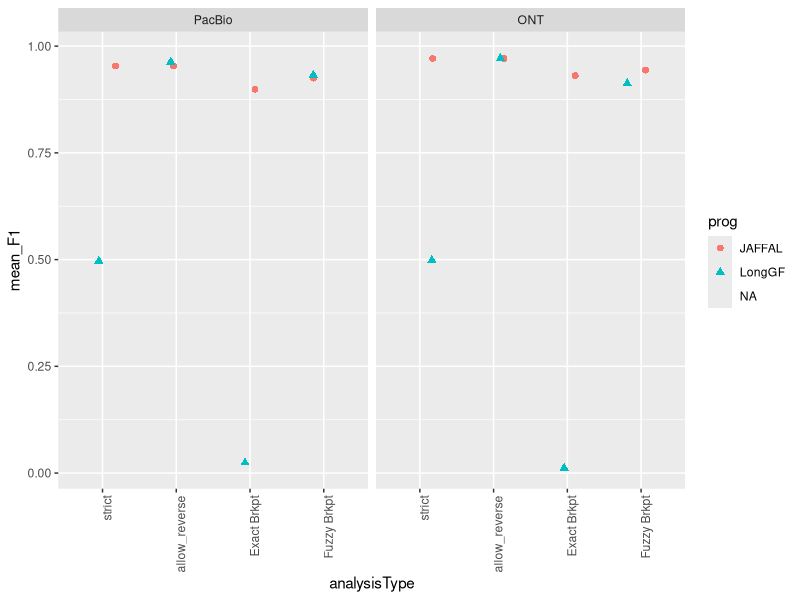
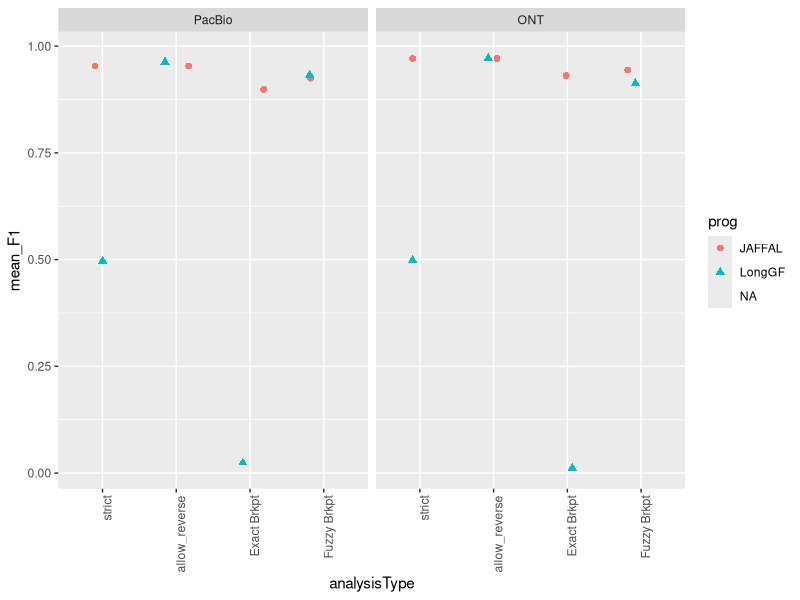

The R script that drew these images, in order:
## ---- chunk 1
knitr::opts_chunk$set(echo = TRUE)
library(tidyverse)
## ---- chunk 2

pacbio_summary_data = read.table("1b.1.PacBio_simulations/PacBio_sim.combined_results.tsv", header=T, sep="\t")

pacbio_summary_data = pacbio_summary_data %>% mutate(seqTech = "PacBio")


pacbio_summary_data %>% head()
## ---- chunk 3

ONT_summary_data = read.table("1b.2.ONT_simulations/ONT_sim.combined_results.tsv", header=T, sep="\t")

ONT_summary_data = ONT_summary_data %>% mutate(seqTech = "ONT")

ONT_summary_data %>% head()

## ---- chunk 4

combined_data = bind_rows(pacbio_summary_data, ONT_summary_data)


combined_data %>% head()
## ---- chunk 5

combined_data$prog = factor(combined_data$prog, levels = c('ctat-LR-fusion.v0.13.0',
                                                           'JAFFAL',
                                                           'LongGF',
                                                           'fusionseeker_s1',
                                                           'pbfusion_v0.4.0') )


## ---- chunk 6

paperfig = combined_data %>%
    mutate(analysisType = factor(analysisType, 
                            levels=c('strict', 'allow_reverse', 'Exact Brkpt', 'Fuzzy Brkpt') )) %>%
    mutate(seqTech = factor(seqTech, levels=c("PacBio", "ONT"))) %>%
     ggplot() +
     geom_jitter(aes(x=analysisType, y=mean_F1, color=prog, shape=prog), width=0.2, height=0, size=rel(2)) +
     facet_wrap(~seqTech) +
     theme(axis.text.x = element_text(angle = 90, hjust = 1)) 


paperfig




## ---- chunk 7

ggsave(paperfig, filename="pbsim3_bmark.paperfig.svg", width=8, height=5)
